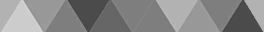
#> input picture tools/apps/palworld/skill_bar/strip.png, 264 x 32 px
$ python generate.py
#> lines starting #> are read from the running program, lines starting #| are printed output that depends on the picture
### tools/apps/palworld/env.py
"""Per-machine paths for the Palworld pipelines — environment only, no defaults.

Set the variables in ``tools/.env`` (see ``tools/.env.example``) or export them:

  PALWORLD_RAW       raw UE export root (…/Content/Pal)
  PALWORLD_DATA_OUT  data-palworld repo (dataset the frontend fetches)
  PALWORLD_RES_OUT   resource-palworld repo (WebP tiles + icons)
"""

from __future__ import annotations

import os
from pathlib import Path

from dotenv import load_dotenv

# tools/.env — anchored to the repo layout so the CWD doesn't matter.
load_dotenv(Path(__file__).resolve().parents[2] / ".env")


# [8 lines left out: function require_dir, not called in this run]


def optional_dir(name: str) -> Path | None:
    """Like :func:`require_dir` but ``None`` when unset (for skippable tests
    and genuinely optional inputs)."""
    value = os.environ.get(name)
    return Path(value) if value else None

### tools/apps/palworld/skill_bar/generate.py
"""Recolor the grayscale skill-bar strip into per-rarity PNGs.

Reproduces the in-game look: displayed = tint * (grayscale / grayscale.max()).
Normalizing by the strip's own max maps its brightest facet to the tint exactly
(the tint stops sampled by ``parse_colors`` are those bright facets), so darker
facets scale down proportionally — a faithful multiply without regenerating any
triangle geometry. Blue interpolates its two stops left->right; the uniform
rarities have equal stops.
"""

from __future__ import annotations

import argparse
import json
from pathlib import Path

import numpy as np
from PIL import Image

from ..env import optional_dir

_HERE = Path(__file__).resolve().parent
_REPO = _HERE.parents[3]  # tools/apps/palworld/skill_bar -> repo root

# PALWORLD_RAW is optional here: the grayscale strip is checked in as a fallback.
_RAW = optional_dir("PALWORLD_RAW")
DEFAULT_TEX = _RAW / "Texture/UI/Main_Menu/T_prt_pal_skill_base_02.png" if _RAW else None
FALLBACK_TEX = _HERE / "strip.png"  # checked-in copy of the grayscale strip
DEFAULT_COLORS = _HERE / "colors.json"
DEFAULT_OUT_DIR = _REPO / "frontend/apps/palworld/public/images/passive-rank"


def _rgb(hex_str: str) -> np.ndarray:
    h = hex_str.lstrip("#")
    return np.array([int(h[i : i + 2], 16) for i in (0, 2, 4)], dtype=np.float64)


def _gradient(left: str, right: str, width: int) -> np.ndarray:
    """(width, 3) linear RGB ramp from ``left`` to ``right``."""
    t = np.linspace(0.0, 1.0, width)[:, None]
    return _rgb(left) * (1 - t) + _rgb(right) * t


def recolor(strip: Image.Image, left: str, right: str) -> Image.Image:
    arr = np.asarray(strip.convert("RGBA")).astype(np.float64)
    lum = arr[..., :3].mean(2)
    norm = lum / lum.max()  # brightest facet -> 1.0 -> tint
    grad = _gradient(left, right, arr.shape[1])  # (W, 3)
    rgb = np.clip(np.round(grad[None, :, :] * norm[:, :, None]), 0, 255)
    out = arr.copy()
    out[..., :3] = rgb  # keep original alpha
    return Image.fromarray(out.astype(np.uint8), "RGBA")


def main() -> None:
    ap = argparse.ArgumentParser(prog="python -m apps.palworld.skill_bar.generate")
    ap.add_argument("--tex", type=Path, default=None, help="grayscale strip PNG (defaults to game export, then repo copy)")
    ap.add_argument("--colors", type=Path, default=DEFAULT_COLORS, help="colors JSON from parse_colors")
    ap.add_argument("--out-dir", type=Path, default=DEFAULT_OUT_DIR, help="output directory")
    args = ap.parse_args()

    tex = args.tex or (DEFAULT_TEX if DEFAULT_TEX and DEFAULT_TEX.exists() else FALLBACK_TEX)
    if not tex.exists():
        raise SystemExit(f"grayscale strip not found: {tex}")

    strip = Image.open(tex)
#> strip is the input picture: PIL image 264x32 RGBA; mean R, G, B, A 135.5, 135.4, 135.5, 255
    rarities = json.loads(args.colors.read_text(encoding="utf-8"))["rarities"]
#> (reads tools/apps/palworld/skill_bar/colors.json from the repository)
    args.out_dir.mkdir(parents=True, exist_ok=True)

    print(f"strip {tex.name} {strip.size} -> {args.out_dir}")
#| strip strip.png (264, 32) -> frontend/apps/palworld/public/images/passive-rank
    for name, stops in rarities.items():
        img = recolor(strip, stops["left"], stops["right"])
        dst = args.out_dir / f"skill_base_02_{name}.webp"
        img.save(dst, "WEBP", lossless=True)  # lossless keeps the facet edges crisp
        print(f"  {name:5} {stops['left']} -> {stops['right']}  {dst.name}")
#> this loop made 2 passes
#> pass 1, in recolor, `norm = lum / lum.max()`:
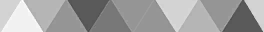
#> norm: shape (32, 264) float64; min 0.306, max 1, mean 0.632
#> pass 1, in recolor, `rgb = np.clip(np.round(grad[None, :, :] * norm[:, :, None]), 0, 255)`:
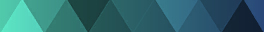
#> rgb: shape (32, 264, 3) float64; mean of channels 0, 1, 2 46.8, 106.2, 111.5; drawn as R, G, B
#> after the loop:
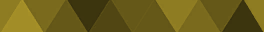
#> img: PIL image 264x32 RGBA; mean R, G, B, A 108.2, 94.3, 25.8, 255


if __name__ == "__main__":
    main()
